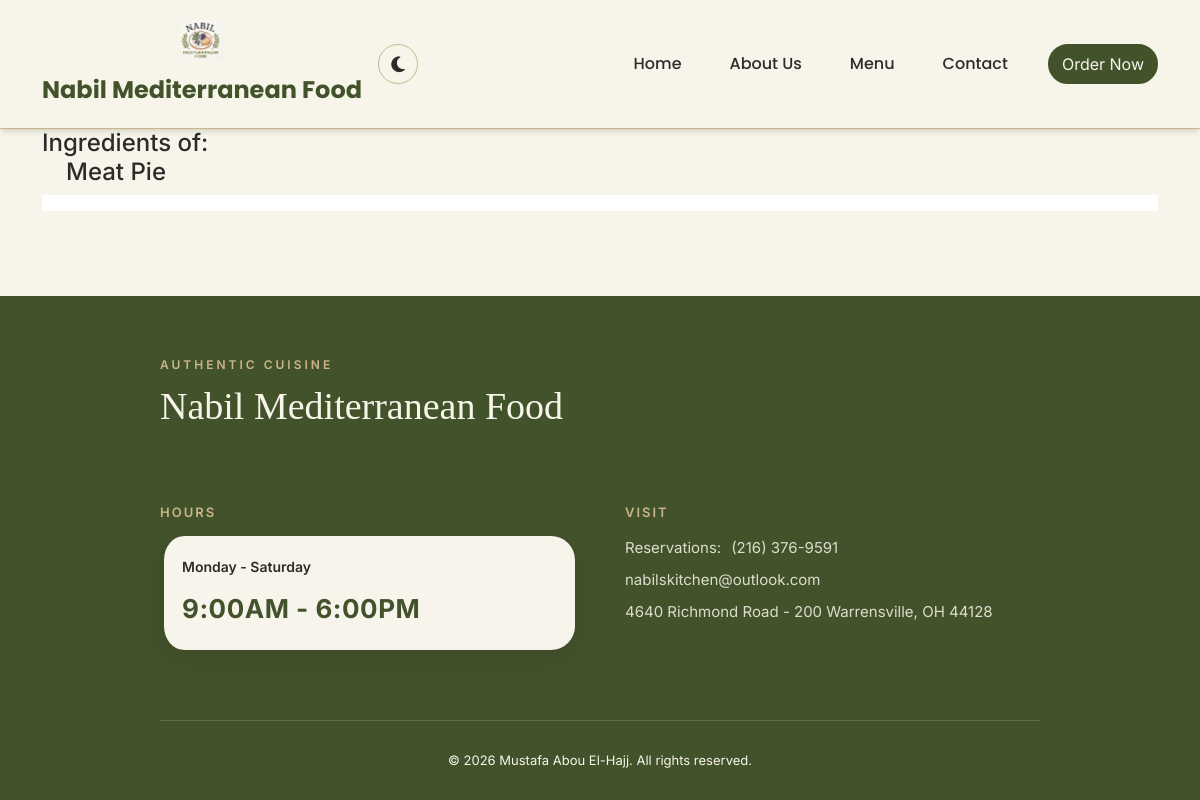
Page /ingredients.php?item=1 on the committed database.
### tables this page shows
CREATE TABLE `settings` (
  `id` int(11) NOT NULL,
  `restaurant_name` varchar(255) NOT NULL,
  `restaurant_logo` varchar(255) DEFAULT NULL,
  `restaurant_email` varchar(255) DEFAULT NULL,
  `restaurant_phone` varchar(50) DEFAULT NULL,
  `restaurant_address` text DEFAULT NULL,
  `restaurant_maps` text DEFAULT NULL,
  `restaurant_description` text DEFAULT NULL,
  `opening_hours` varchar(255) DEFAULT NULL,
  `opening_title` varchar(255) DEFAULT 'Open Daily',
  `home_bg` varchar(255) DEFAULT 'assets/images/admin/bgs/home-bg.jpg',
  `menu_bg` varchar(255) DEFAULT 'assets/images/admin/bgs/menu-bg.jpg',
  `contact_bg` varchar(255) DEFAULT NULL,
  `whatsapp_number` varchar(50) DEFAULT NULL,
  `instagram_url` varchar(255) DEFAULT NULL,
  `facebook_url` varchar(255) DEFAULT NULL,
  `chat_id` bigint(255) NOT NULL,
  `bot_token` text NOT NULL,
  `country_code` varchar(10) NOT NULL,
  `order_method` varchar(50) DEFAULT 'whatsapp',
  `show_cart` tinyint(1) NOT NULL DEFAULT 1,
  `banner1_t1` varchar(255) DEFAULT 'THANK YOU FOR SUPPORTING LOCAL',
  `banner1_t2` varchar(255) DEFAULT 'Made with fresh ingredients & lots of love',
  `banner1_t3` varchar(255) DEFAULT 'AUTHENTIC MEDITERRANEAN FLAVOR',
  `banner2_t1` varchar(255) DEFAULT 'FRESH INGREDIENTS',
  `banner2_t2` varchar(255) DEFAULT 'MADE DAILY',
  `banner2_t3` varchar(255) DEFAULT 'AUTHENTIC RECIPES',
  `banner2_t4` varchar(255) DEFAULT 'MADE WITH LOVE',
  `about_title` varchar(255) DEFAULT 'Flavors Crafted With Heritage & Love',
  `about_subtitle` varchar(255) DEFAULT 'Our Legacy',
  `about_desc1` text DEFAULT NULL,
  `about_desc2` text DEFAULT NULL,
  `about_image` varchar(255) DEFAULT 'assets/images/admin/bgs/about_story.png',
  `about_chef_image` varchar(255) DEFAULT 'assets/images/admin/bgs/about_chef.png',
  `about_chef_title` varchar(255) DEFAULT 'The Passion Behind the Plate',
  `about_chef_subtitle` varchar(255) DEFAULT 'Handcrafted Culinary Artistry',
  `about_chef_name` varchar(255) DEFAULT 'Nabil',
  `about_chef_bio1` text DEFAULT NULL,
  `about_chef_bio2` text DEFAULT NULL,
  `about_years` varchar(50) DEFAULT '15+',
  `about_years_label` varchar(255) DEFAULT 'Years of Tradition',
  `about_bg` varchar(255) DEFAULT 'assets/images/admin/bgs/hero-bg.jpg',
  `values_title` varchar(255) DEFAULT 'What We Stand For',
  `values_subtitle` varchar(255) DEFAULT 'Our Principles',
  `values_desc` text DEFAULT NULL,
  `value1_icon` varchar(100) DEFAULT 'fas fa-seedling',
  `value1_title` varchar(255) DEFAULT '100% Fresh Daily',
  `value1_desc` text DEFAULT NULL,
  `value2_icon` varchar(100) DEFAULT 'fas fa-scroll',
  `value2_title` varchar(255) DEFAULT 'Authentic Recipes',
  `value2_desc` text DEFAULT NULL,
  `value3_icon` varchar(100) DEFAULT 'fas fa-heart',
  `value3_title` varchar(255) DEFAULT 'Prepared With Love',
  `value3_desc` text DEFAULT NULL,
  `value4_icon` varchar(100) DEFAULT 'fas fa-hands-helping',
  `value4_title` varchar(255) DEFAULT 'Warm Hospitality',
  `value4_desc` text DEFAULT NULL
);

CREATE TABLE `items` (
  `item_id` int(11) NOT NULL,
  `item_name` text NOT NULL,
  `item_category` text NOT NULL,
  `Ingredients` text NOT NULL,
  `item_pic` text NOT NULL,
  `Order` int(11) NOT NULL DEFAULT 0,
  `item_priceusd` double NOT NULL,
  `price_suffix` varchar(20) DEFAULT ''
);

### includes/connection.php (called while the page is built, shortened)
<?php
$dbHost     = 'localhost';
$dbUsername = 'root';
$dbPassword = '';
$dbName     = 'menu';
$docRoot = str_replace('\\', '/', realpath($_SERVER['DOCUMENT_ROOT']));
$projectRoot = str_replace('\\', '/', realpath(dirname(__DIR__)));
$docRootLower = strtolower($docRoot);
$projectRootLower = strtolower($projectRoot);
if (strpos($projectRootLower, $docRootLower) === 0) {
    $relativePath = substr($projectRoot, strlen($docRoot));
    $BASE_URL = '/' . trim($relativePath, '/') . '/';
    if ($BASE_URL === '//') {
        $BASE_URL = '/';
    }
} else {
    $BASE_URL = '/' . basename($projectRoot) . '/';
}
try {
    $conn = new mysqli($dbHost, $dbUsername, $dbPassword, $dbName);
    $conn->options(MYSQLI_OPT_CONNECT_TIMEOUT, 5);
} catch (Exception $e) {
    die("Database connection error: " . $e->getMessage() . "<br>Make sure MySQL is running in XAMPP.");
}
include_once __DIR__ . '/auth.php';
?>

### includes/auth.php (called while the page is built, shortened)
<?php
if (!function_exists('get_settings')) {
    function get_settings(): ?array
    {
        global $conn;
        if (!isset($_SESSION['settings_cache']) || $_SESSION['settings_cache_expires'] < time()) {
            $result = $conn->query("SELECT * FROM settings LIMIT 1");
        }
        return $_SESSION['settings_cache'];
    }
}

### ingredients.php (the view, shortened to what this page needs)
<?php
include "includes/connection.php";
$itemId = (int)$_GET["item"];
$stmt = $conn->prepare("SELECT item_name, Ingredients, item_pic FROM items WHERE item_id = ?");
$stmt->bind_param("i", $itemId);
$stmt->execute();
$result = $stmt->get_result();
include "includes/header.php";
?>
<div class="container">
    <?php
        if ($result->num_rows > 0) {
            while($row = $result->fetch_assoc()) {
                echo "<h4>Ingredients of: <br> &emsp;" . htmlspecialchars($row["item_name"]) . " </h4>";
                $ingredients = $row["Ingredients"];
                $ing = array_map('trim', explode(",", $ingredients));
                $listItems = "";
                foreach ($ing as $item) {
                    $listItems .= "<li class='list-group-item'>" . htmlspecialchars($item) . "</li>\n";
                }
                $unorderedList = "<ul class='list-group list-group-flush'>\n" . $listItems . "</ul>";
                echo $unorderedList;
                ?>
                <div class="col-3">
                                </div>
                                <?php
            }
        }
        else{
            echo "No Ingredients Found!";
        }
    ?>
</div>
<?php
include "includes/footer.php"
?>

### includes/header.php (shortened to what this page needs)
<?php
include "connection.php";
$settings = get_settings();
$restaurantName = $settings['restaurant_name'] ?? 'Restaurant Menu';
$restaurantLogo = $settings['restaurant_logo'] ?? '';
?>
<!DOCTYPE html>
<html lang="en">
<head>
    <link href="https://cdn.jsdelivr.net/npm/bootstrap@5.3.2/dist/css/bootstrap.min.css" rel="stylesheet">
    <link rel="stylesheet" href="https://cdnjs.cloudflare.com/ajax/libs/font-awesome/6.4.0/css/all.min.css">
    <link rel="stylesheet" href="<?php echo $BASE_URL; ?>assets/css/header.css">
    <link rel="stylesheet" href="<?php echo $BASE_URL; ?>assets/css/theme.css">
</head>
<body>
    <nav class="navbar navbar-expand-lg">
        <div class="container d-flex align-items-center justify-content-between position-relative">
            <a class="navbar-brand centered-brand d-flex flex-column align-items-center" href="<?php echo $BASE_URL; ?>index">
                <img src="<?php echo $BASE_URL . htmlspecialchars($restaurantLogo); ?>" alt="Logo">
                <span class="brand-name"><?php echo htmlspecialchars($restaurantName); ?></span>
            </a>
            <div class="header-controls d-flex align-items-center gap-2 gap-md-3">
                <div class="theme-toggle" id="theme-toggle" title="Toggle Dark/Light Mode">
                    <i class="fas fa-moon"></i>
                </div>
            </div>
            <div class="collapse navbar-collapse" id="navbarNav">
                <ul class="navbar-nav ms-auto align-items-center">
                    <li class="nav-item"><a class="nav-link" href="<?php echo $BASE_URL; ?>index">Home</a></li>
                    <li class="nav-item"><a class="nav-link" href="<?php echo $BASE_URL; ?>about">About Us</a></li>
                    <li class="nav-item"><a class="nav-link" href="<?php echo $BASE_URL; ?>menu">Menu</a></li>
                    <li class="nav-item"><a class="nav-link" href="<?php echo $BASE_URL; ?>contact">Contact</a></li>
                    <li class="nav-item">
                        <a href="<?php echo $BASE_URL; ?>menu" class="btn btn-order ms-lg-3">
                            Order Now
                        </a>
                    </li>
                </ul>
            </div>
        </div>
    </nav>
    <main>

### includes/footer.php (shortened to what this page needs)
</main>
    <link rel="stylesheet" href="<?php echo $BASE_URL; ?>assets/css/footer.css?v=<?php echo time(); ?>">
    <footer class="site-footer">
        <div class="footer-inner">
            <div class="footer-widget brand-widget">
                <span class="footer-pre-title">AUTHENTIC CUISINE</span>
                <h2 class="footer-title"><?php echo htmlspecialchars($settings['restaurant_name'] ?? 'Lebanese Kitchen'); ?></h2>
            </div>
            <div class="footer-widget">
                <h4 class="widget-title">HOURS</h4>
                <div class="hours-list">
                    <span class="day-time"><?php echo htmlspecialchars($settings['opening_title'] ?? 'Opens Daily'); ?></span>
                    <span class="day-time"><?php echo htmlspecialchars($settings['opening_hours'] ?? '12:00a.m. - 12:00p.m.'); ?></span>
                </div>
            </div>
            <div class="footer-widget">
                <h4 class="widget-title">VISIT</h4>
                <div class="visit-list">
                    <span class="contact-item">Reservations: <a href="tel:<?php echo htmlspecialchars($settings['restaurant_phone'] ?? ''); ?>"><?php echo htmlspecialchars($settings['restaurant_phone'] ?? ''); ?></a></span>
                    <?php if (!empty($settings['restaurant_email'])): ?>
                    <span class="contact-item"><a href="mailto:<?php echo htmlspecialchars($settings['restaurant_email']); ?>"><?php echo htmlspecialchars($settings['restaurant_email']); ?></a></span>
                    <?php endif; ?>
                    <span class="contact-item"><?php echo htmlspecialchars($settings['restaurant_address'] ?? 'Lebanon'); ?></span>
                </div>
            </div>
            <div class="footer-bottom">
                <p class="copyright">&copy; <?php echo date('Y'); ?> Mustafa Abou El-Hajj. All rights reserved.</p>
            </div>
        </div>
    </footer>
</body>

### assets/css/header.css (style rules this page uses)
:root { --olive-green: #42522B; --cream-white: #F7F5EA; --dark-charcoal: #2B2B2A; --light-khaki: #CBB58B; --primary-blue: var(--olive-green); --dark-blue: var(--olive-green); --grey: #64748b; --off-white: var(--cream-white); --accent-blue: var(--olive-green); --text-dark: var(--dark-charcoal); --text-muted: #555554; --border-color: var(--light-khaki); --shadow: 0 4px 6px -1px rgb(0 0 0 / 0.1), 0 2px 4px -2px rgb(0 0 0 / 0.1); --bg-color: var(--off-white); --card-bg: var(--off-white); --text-color: var(--text-dark); --section-bg: var(--off-white); --input-bg: #ffffff; --header-bg: var(--off-white); }
* { margin: 0; padding: 0; box-sizing: border-box; }
html, body { width: 100%; height: 100%; overflow-x: hidden; font-family: "Inter", sans-serif; background-color: var(--bg-color); color: var(--text-color); transition: background-color 0.3s ease, color 0.3s ease; }
body { display: flex; flex-direction: column; min-height: 100vh; }
.navbar { background: var(--header-bg) !important; padding: 15px 0; position: relative; z-index: 1000; box-shadow: var(--shadow); border-bottom: 1px solid var(--border-color); }
.navbar-brand { font-family: "Poppins", sans-serif; font-size: 24px; font-weight: 700; color: var(--olive-green) !important; display: flex; align-items: center; gap: 12px; }
.navbar-brand img { height: 45px; width: auto; border-radius: 6px; }
.nav-link { font-family: "Poppins", sans-serif; font-weight: 500; color: var(--text-color) !important; margin: 0 8px; padding: 8px 16px !important; border-radius: 6px; transition: all 0.3s ease; }
.btn-order { background: var(--accent-blue); color: white !important; border: 2px solid transparent; border-radius: 25px; transition: all 0.3s ease; animation: borderGlow 2s infinite ease-in-out; }
.theme-toggle { width: 40px; height: 40px; background: var(--card-bg); border-radius: 50%; display: flex; align-items: center; justify-content: center; cursor: pointer; color: var(--text-color); transition: all 0.3s ease; border: 1px solid var(--border-color); }
.theme-toggle i { font-size: 18px; }
main { flex: 1; }
.brand-name { font-family: "Poppins", sans-serif; transition: color 0.3s ease; }
.navbar-brand img { height: 40px; width: auto; border-radius: 6px; transition: transform 0.3s ease; }

### assets/css/theme.css (style rules this page uses)
:root { --olive-green: #42522B; --cream-white: #F7F5EA; --dark-charcoal: #2B2B2A; --light-khaki: #CBB58B; --bg-color: var(--cream-white); --card-bg: var(--cream-white); --text-color: var(--dark-charcoal); --section-bg: var(--cream-white); --header-bg: var(--cream-white); --border-color: var(--light-khaki); --accent-blue: var(--olive-green); --text-muted: #555554; }
html, body { background-color: var(--bg-color) !important; color: var(--text-color) !important; }
.navbar, .site-footer, .menu-content, .combined-info-section, .contact-content, .gallery-section { background-color: var(--bg-color) !important; }
.navbar-brand span { color: var(--olive-green) !important; }
.btn-order, .add-btn, .category-tab.active, .btn-submit, .btn-hero-primary { background-color: var(--accent-blue) !important; color: var(--bg-color) !important; border-color: var(--accent-blue) !important; }

### rows in the picture
settings: restaurant_logo (picture), restaurant_name "Nabil Mediterranean Food", opening_title "Monday - Saturday", opening_hours "9:00AM - 6:00PM", restaurant_phone "(216) 376-9591", restaurant_email "nabilskitchen@outlook.com", restaurant_address "4640 Richmond Road - 200 Warrensville, OH 44128"
items: item_name "Meat Pie"
